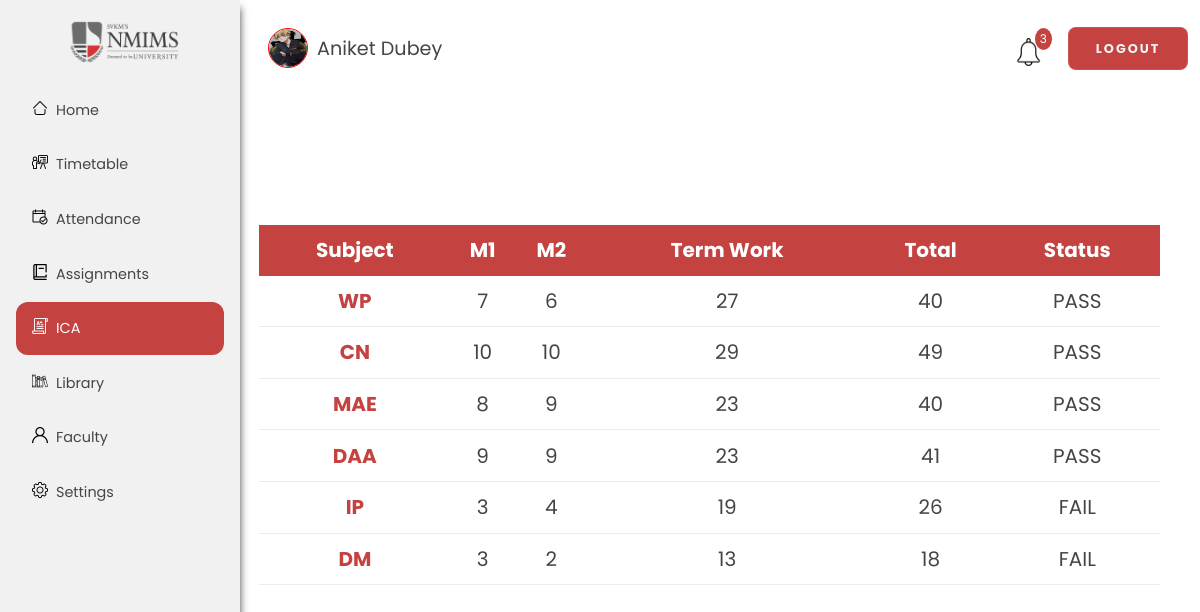
The app's page /dashboard/ica/ (signed in) with its own data.
### dashboard/models.py (models this page shows, shortened)
class User(AbstractBaseUser):
    email = models.EmailField(
        verbose_name='email address',
        max_length=255,
        unique=True,
        default="test@gmail.com"
    )
    teacher = models.IntegerField(null=True,default=1)
    name = models.TextField(null=True)
    sap = models.TextField(
        null=True, default="00000000000", max_length=11, unique=True)
    dob = models.DateField(null=True)
    profile_pic = models.ImageField(null=True, blank=True)
    phone = models.TextField(null=True, max_length=10)
    is_active = models.BooleanField(default=True)
    staff = models.BooleanField(default=False)  # a admin user; non super-user
    admin = models.BooleanField(default=False)  # a superuser
    USERNAME_FIELD = 'email'
    REQUIRED_FIELDS = ['sap']  # Email & Password are required by default.
    objects = UserManager()

class ICA(models.Model):
    sap = models.ForeignKey(
        User, to_field='sap', null= True,on_delete=models.SET_NULL, default="00000000000", max_length=11)
    subject_id = models.ForeignKey(Subject, on_delete=models.CASCADE)
    m1 = models.IntegerField(default=0, validators=[
                             MaxValueValidator(10), MinValueValidator(0)])
    m2 = models.IntegerField(default=0, validators=[
                             MaxValueValidator(10), MinValueValidator(0)])
    termwork = models.IntegerField(
        default=0, validators=[MaxValueValidator(30), MinValueValidator(0)])
    total = models.IntegerField(default=0, validators=[
                                MaxValueValidator(50), MinValueValidator(0)])
    status = models.CharField(max_length=10, default="PASS")
    class Meta:
        verbose_name_plural = "ICA"

class Subject(models.Model):
    subject_name = models.TextField(null=True, unique=True)
    subject_id = models.UUIDField(
        default=uuid.uuid4, unique=True, primary_key=True, editable=False)
    class Meta:
        verbose_name_plural = "Subjects"

### dashboard/views.py (the view)
# urls.py: path('ica/', views.ica, name='ica'),
@login_required(login_url='login')
def ica(request):
    return render(request, 'dashboard/ica.html', context)

### dashboard/templates/dashboard/ica.html
{% extends 'dashboard/base.html' %}
{% load static %}
{% block content %}
<div class="ica-back">
    <div class="ica-container">
        <table class="ica-table">
            <tbody class="ica-body">
                <tr class="ica-tr">
                    <th class="ica-th">Subject</th>
                    <th class="ica-th">M1</th>
                    <th class="ica-th">M2</th>
                    <th class="ica-th">Term Work</th>
                    <th class="ica-th">Total</th>
                    <th class="ica-th">Status</th>
                </tr>
                {% for items in ica %}
                <tr class="border-bottom">
                    <th class="ica-th-a">{{items.subject_id.subject_name}}</th>
                    <td class="ica-td">{{items.m1}}</td>
                    <td class="ica-td">{{items.m2}}</td>
                    <td class="ica-td">{{items.termwork}}</td>
                    <td class="ica-td">{{items.total}}</td>
                    <td class="ica-td">{{items.status}}</td>
                </tr>
                {%endfor%}
            </tbody>
        </table>
    </div>
</div>
{% endblock content %}

### dashboard/templates/dashboard/base.html (shortened to what this page needs)
{% load static %}
<!DOCTYPE html>
<html lang="en">
<head>
    <link rel="stylesheet" href="{% static 'base.css' %}">
    <link rel="stylesheet" href="{% static 'dashboard.css' %}">
    <link rel="stylesheet" href="{% static 'faculty.css' %}">
    <link rel="stylesheet" href="{% static 'attendance.css' %}">
    <link rel="stylesheet" href="{% static 'ica.css' %}">
    <link rel="stylesheet" href="{% static 'library.css' %}">
    <link rel="stylesheet" href="{% static 'timetable.css' %}">
    <link rel="stylesheet" href="{% static 'assignments.css' %}">
    <link rel="stylesheet" href="{% static 'settings.css' %}">
</head>
<body>
    <div class="background">
        <div class="sidebar">
            <img id="logo" src="{% static 'logo.png' %}" alt="logo">
            {% if request.path == "/dashboard/"%}
            <a class="pg active" href="{% url 'dashboard' %}">
                <img class="ico home" src="{% static 'home.png' %}" alt="">
                Home
            </a>
            {% else %}
            <a class="pg" href="{% url 'dashboard' %}">
                <img class="ico home" src="{% static 'home.png' %}" alt="">
                Home
            </a>
            {% endif %}
            {% if request.path == "/dashboard/timetable/"%}
            <a class="pg active" href="{% url 'timetable' %}">
                <img class="ico home" src="{% static 'classroom.png' %}" alt="">
                Timetable</a>
            {% else %}
            <a class="pg" href="{% url 'timetable' %}">
                <img class="ico home" src="{% static 'classroom.png' %}" alt="">
                Timetable</a>
            {% endif %}
            {% if request.path == "/dashboard/attendance/"%}
            <a class="pg active" href="{% url 'attendance' %}">
                <img class="ico attendance" src="{% static 'attendance.png' %}" alt="">
                Attendance
            </a>
            {% else %}
            <a class="pg" href="{% url 'attendance' %}">
                <img class="ico attendance" src="{% static 'attendance.png' %}" alt="">
                Attendance
            </a>
            {% endif %}
            {% if request.path == "/dashboard/assignments/"%}
            <a class="pg active" href="{% url 'assignments' %}">
                <img class="ico" src="{% static 'assignment.png' %}" alt="">
                Assignments</a>
            {% else %}
            <a class="pg" href="{% url 'assignments' %}">
                <img class="ico" src="{% static 'assignment.png' %}" alt="">
                Assignments</a>
            {% endif %}
            {% if request.path == "/dashboard/ica/"%}
            <a class="pg active" href="{% url 'ica' %}">
                <img class="ico" src="{% static 'ica.png' %}" alt="">
                ICA</a>
            {% else %}
            <a class="pg" href="{% url 'ica' %}">
                <img class="ico" src="{% static 'ica.png' %}" alt="">
                ICA</a>
            {% endif %}
            {% if request.path == "/dashboard/library/"%}
            <a class="pg active" href="{% url 'library' %}">
                <img class="ico" src="{% static 'library.png' %}" alt="">
                Library</a>
            {% else %}
            <a class="pg" href="{% url 'library' %}">
                <img class="ico" src="{% static 'library.png' %}" alt="">
                Library</a>
            {% endif %}
            {% if request.path == "/dashboard/faculty/"%}
            <a class="pg active" href="{% url 'faculty' %}" alt ="faculty">
                <img class="ico" src="{% static 'faculty.png' %}" alt="">
                Faculty</a>
            {% else %}
            <a class="pg" href="{% url 'faculty' %}" alt ="faculty">
                <img class="ico" src="{% static 'faculty.png' %}" alt="">
                Faculty</a>
            {% endif %}
            {% if request.path == "/dashboard/settings/"%}
            <a class="pg active" href="{% url 'settings' %}">
                <img class="ico" src="{% static 'settings.png' %}" alt="">
                Settings </a>
            {% else %}
            <a class="pg" href="{% url 'settings' %}">
                <img class="ico" src="{% static 'settings.png' %}" alt="">
                Settings </a>
            {% endif %}
        </div>
        <div class="container">
            <div class="navbar-main">
                <div class="std-name">
                    <img id="nav-pfp" src="{{user.profile_pic.url}}" alt="pfp">
                    <span id="nav-user">{{user.name}}</span>
                </div>
                <nav>
                    <ul>
                        <li>
                            <a href="#" class="notification">
                                <span>
                                    <img id="bell" src="{% static 'bell.png' %}" alt="notifications">
                                </span>
                                <span class="badge">3</span>
                            </a>
                        </li>
                        <li>
                            <button id="logout" onclick="location.href='{% url 'logout' %}'">Logout</button>
                        </li>
                    </ul>
                </nav>
            </div>
                {% block content%}
            {% endblock %}
        </div>
    </div>
</body>
</html>

### dashboard/static/base.css (style rules this page uses)
* { margin: 0; padding: 0; box-sizing: border-box; font-family: 'Poppins', sans-serif; color: #454545; }
html { scroll-behavior: smooth; }
.background { display: flex; height: 100vh; font-size: 20px; width: 100%; background-position: center; background-size: cover; }
.sidebar { width: 20vw; background-color: #f1f1f1; font-size: 0.9rem; box-shadow: 0 0.5rem 0.5rem rgb(69, 69, 69); }
#logo { display: block; width: 46%; height: auto; margin: 1.3rem 4.3rem; }
.ico { height: 1rem; margin-right: 0.5rem; top: 0.1rem; float: left; }
.sidebar a { display: block; padding: 1rem; margin-right: 1rem; margin-left: 1rem; text-decoration: none; margin-top: 0.1rem; }
.sidebar .active { background-color: #c44240; color: white; border-radius: 0.75rem; padding: 1rem; margin-top: 0.1rem; }
.sidebar a.active>img { filter: invert(1); }
.navbar-main { display: flex; align-items: center; width: 79vw; height: 12%; position: relative; }
nav { flex: 1; text-align: right; }
nav ul { overflow: hidden; }
nav ul li { list-style-type: none; display: inline-block; margin-left: 1.3rem; }
nav ul li a { text-decoration: none; color: gray; font-size: 0.8rem; }
.notification { color: white; height: 25px; text-decoration: none; position: relative; display: inline-block; border-radius: 5px; top: 0.8rem; }
#bell { height: 1.7rem; }
.std-name { width: 30%; display: flex; align-items: center; }
#nav-pfp { height: 2.5rem; width: 2.5rem; float: left; margin-left: 10%; border-radius: 50%; border: 1px solid red; }
#nav-user { margin-left: 3%; font-size: 1.2rem; }
.notification .badge { position: absolute; font-size: 12px; top: -10px; right: -10px; padding: 2px 5px; border-radius: 50%; background: rgb(196, 66, 64); color: white; }
#logout { display: inline-block; color: #f1f1f1; height: 2.7rem; width: 7.5rem; text-decoration: none; border-radius: 0.5rem; background: #c44240; border: 1px solid rgba(255, 255, 255, 0.1); backdrop-filter: blur(2rem); letter-spacing: 2px; cursor: pointer; text-transform: uppercase; }

### dashboard/static/dashboard.css (style rules this page uses)
select, button { font-family: inherit; font-weight: 700; font-size: 0.8rem; border-radius: 1rem; outline: none; border: 0; padding: 0.5rem 0.8rem; -webkit-appearance: none; -moz-appearance: none; appearance: none; }
.border-bottom { border-bottom: 1px solid rgba(69, 69, 69, 0.1); }

### dashboard/static/ica.css (style rules this page uses)
.ica-back { margin: 1% 3% 0 2%; }
.ica-container { display: flex; align-items: center; justify-content: center; height: 75vh; }
.ica-table { text-align: center; width: 77vw; height: 45vh; border-collapse: collapse; }
.ica-th { background-color: rgb(196, 66, 64); color: white; }
.ica-th-a { color: rgb(196, 66, 64); border-radius: 0.7rem; }

### dashboard/static/assignments.css (style rules this page uses)
.border-bottom { border-bottom: 1px solid rgba(69, 69, 69, 0.1); }

### records on screen
User: profile_pic (picture), name "Aniket Dubey"
ICA: subject_id.subject_name "WP", m1 "7", m2 "6", termwork "27", total "40", status "PASS"
ICA: subject_id.subject_name "CN", m1 "10", m2 "10", termwork "29", total "49", status "PASS"
ICA: subject_id.subject_name "MAE", m1 "8", m2 "9", termwork "23", total "40", status "PASS"
ICA: subject_id.subject_name "DAA", m1 "9", m2 "9", termwork "23", total "41", status "PASS"
ICA: subject_id.subject_name "IP", m1 "3", m2 "4", termwork "19", total "26", status "FAIL"
ICA: subject_id.subject_name "DM", m1 "3", m2 "2", termwork "13", total "18", status "FAIL"
